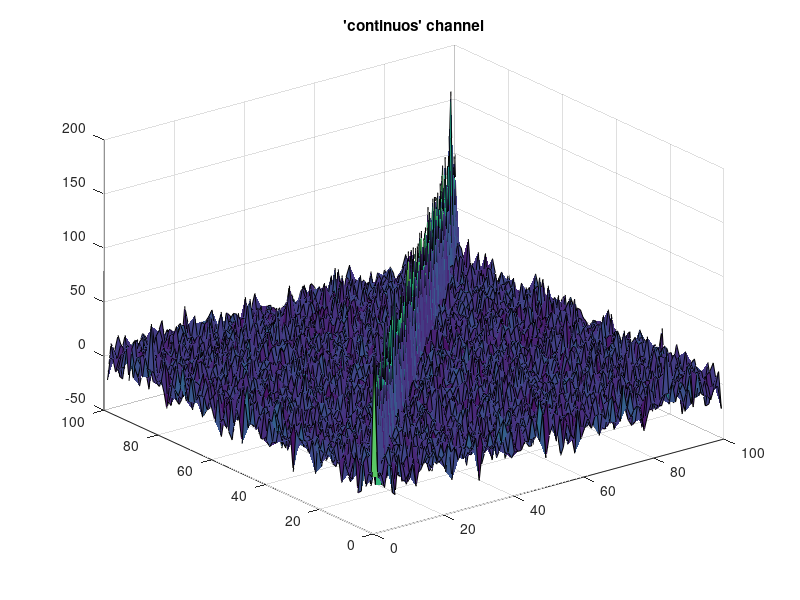
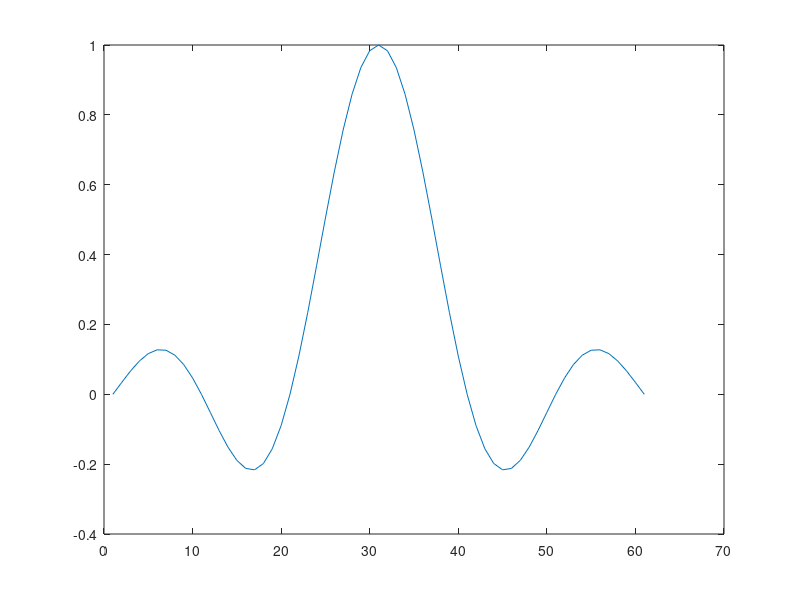
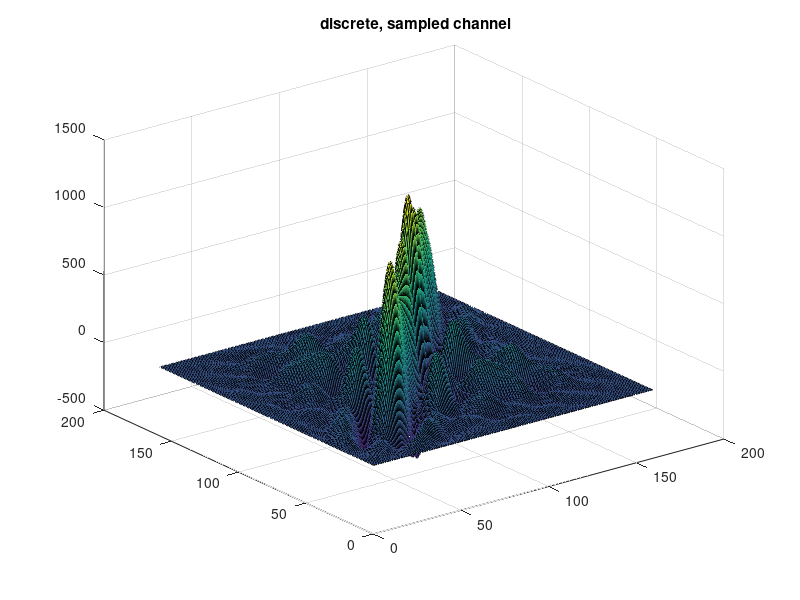

The MATLAB script that drew these images, in order:
close all
clear all


t=-3:.1:3;

 for i=1:100
     y=randn(100,1); 
     rxx(:,:,i)=y*y';
 end

 
  figure
 surf(sum(rxx,3))
title("'continuos' channel")

filter=sinc(t);

figure
plot(filter)

 for i=1:100
     y=conv(filter,randn(100,1)); 
     ryy(:,:,i)=y*y';
 end
 
 
  figure
 surf(sum(ryy,3))
title(" discrete, sampled channel")
